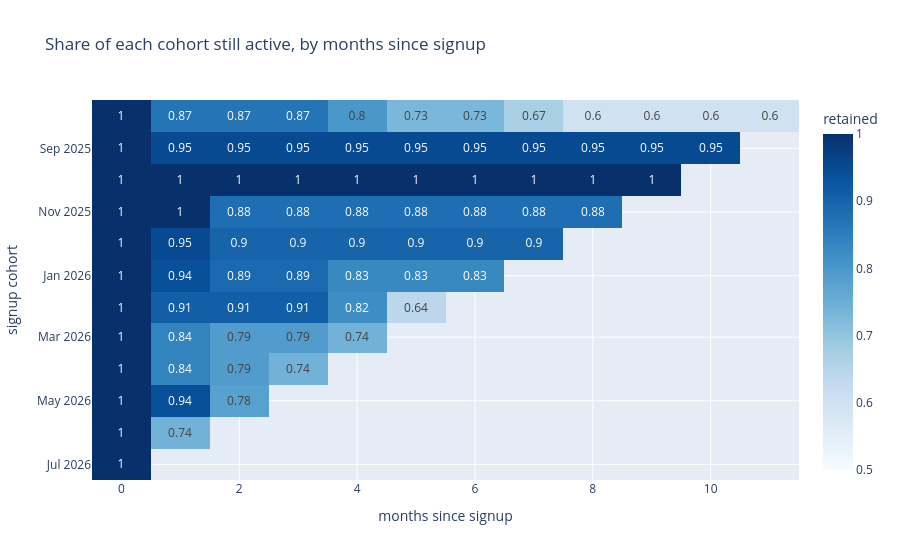

Notebook code cell kept with this figure:
### Markdown cell above
## 3. Do customers stick around? Cohort retention

Take everyone who signed up in the same month (a *cohort*) and follow them: what share is still paying
one month later, two months later, and so on. Each row is a cohort, each column is "months since signup".
A healthy SaaS has rows that flatten out, people who survive the first few months tend to stay.

### Code cell
monthly = query("select customer_id, month, mrr from marts.mrr_customer_monthly")
monthly = monthly.merge(customers[["customer_id", "cohort_month"]], on="customer_id")

monthly["months_since_signup"] = (
    (monthly.month.dt.year - monthly.cohort_month.dt.year) * 12
    + (monthly.month.dt.month - monthly.cohort_month.dt.month)
)
monthly = monthly[monthly.months_since_signup >= 0]

retention = monthly.assign(active=monthly.mrr > 0).pivot_table(
    index="cohort_month", columns="months_since_signup", values="active", aggfunc="mean"
)
retention.index = retention.index.strftime("%Y-%m")

px.imshow(
    retention.round(2),
    text_auto=True,
    color_continuous_scale="Blues",
    zmin=0.5,
    zmax=1,
    aspect="auto",
    title="Share of each cohort still active, by months since signup",
    labels={"x": "months since signup", "y": "signup cohort", "color": "retained"},
).show()

### Figure 1 — Plotly figure (JSON) as saved in the notebook; plotly's stock layout.template omitted (floating-point values rounded to 4 significant figures; data arrays with more than 128 entries replaced by an {"elided": "..."} marker saying what was removed)
{"data": [{"coloraxis": "coloraxis", "hovertemplate": "months since signup: %{x}<br>signup cohort: %{y}<br>retained: %{z}<extra></extra>", "name": "0", "texttemplate": "%{z}", "type": "heatmap", "x": [0, 1, 2, 3, 4, 5, 6, 7, 8, 9, 10, 11], "xaxis": "x", "y": ["2025-08", "2025-09", "2025-10", "2025-11", "2025-12", "2026-01", "2026-02", "2026-03", "2026-04", "2026-05", "2026-06", "2026-07"], "yaxis": "y", "z": {"elided": "12x12 float values"}}], "layout": {"coloraxis": {"autocolorscale": false, "cmax": 1, "cmin": 0.5, "colorbar": {"title": {"text": "retained"}}, "colorscale": [[0, "rgb(247,251,255)"], [0.125, "rgb(222,235,247)"], [0.25, "rgb(198,219,239)"], [0.375, "rgb(158,202,225)"], [0.5, "rgb(107,174,214)"], [0.625, "rgb(66,146,198)"], [0.75, "rgb(33,113,181)"], [0.875, "rgb(8,81,156)"], [1, "rgb(8,48,107)"]]}, "title": {"text": "Share of each cohort still active, by months since signup"}, "xaxis": {"anchor": "y", "domain": [0, 1], "title": {"text": "months since signup"}}, "yaxis": {"anchor": "x", "autorange": "reversed", "domain": [0, 1], "title": {"text": "signup cohort"}}}}
